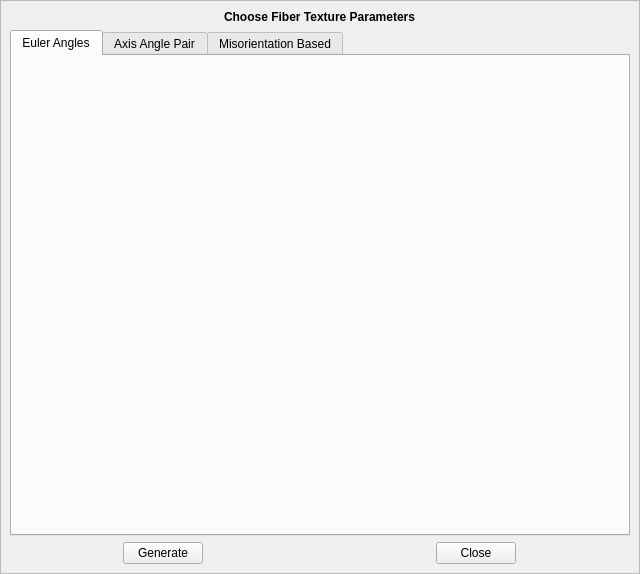
<?xml version="1.0" encoding="UTF-8"?>
<ui version="4.0">
 <class>FiberTexture</class>
 <widget class="QScrollArea" name="FiberTexture">
  <property name="windowModality">
   <enum>Qt::ApplicationModal</enum>
  </property>
  <property name="geometry">
   <rect>
    <x>0</x>
    <y>0</y>
    <width>640</width>
    <height>574</height>
   </rect>
  </property>
  <property name="windowTitle">
   <string>Fiber Texture Generator</string>
  </property>
  <property name="widgetResizable">
   <bool>true</bool>
  </property>
  <widget class="QWidget" name="scrollAreaWidgetContents">
   <property name="geometry">
    <rect>
     <x>0</x>
     <y>0</y>
     <width>638</width>
     <height>572</height>
    </rect>
   </property>
   <layout class="QGridLayout" name="gridLayout">
    <item row="1" column="0" colspan="2">
     <widget class="QTabWidget" name="tabWidget_sheetTexture">
      <property name="enabled">
       <bool>true</bool>
      </property>
      <property name="tabPosition">
       <enum>QTabWidget::North</enum>
      </property>
      <property name="currentIndex">
       <number>0</number>
      </property>
      <widget class="QWidget" name="tab_21">
       <attribute name="title">
        <string>Euler Angles</string>
       </attribute>
      </widget>
      <widget class="QWidget" name="tab_22">
       <attribute name="title">
        <string>Axis Angle Pair</string>
       </attribute>
       <layout class="QGridLayout" name="gridLayout_13"/>
      </widget>
      <widget class="QWidget" name="tab_25">
       <attribute name="title">
        <string>Misorientation Based</string>
       </attribute>
       <layout class="QGridLayout" name="gridLayout_17"/>
      </widget>
     </widget>
    </item>
    <item row="2" column="0" alignment="Qt::AlignHCenter">
     <widget class="QPushButton" name="pushButton">
      <property name="text">
       <string>Generate</string>
      </property>
     </widget>
    </item>
    <item row="2" column="1" alignment="Qt::AlignHCenter">
     <widget class="QPushButton" name="pushButton_2">
      <property name="text">
       <string>Close</string>
      </property>
     </widget>
    </item>
    <item row="0" column="0" colspan="2" alignment="Qt::AlignHCenter">
     <widget class="QLabel" name="label">
      <property name="font">
       <font>
        <weight>75</weight>
        <bold>true</bold>
       </font>
      </property>
      <property name="text">
       <string>Choose Fiber Texture Parameters</string>
      </property>
     </widget>
    </item>
   </layout>
  </widget>
 </widget>
 <resources/>
 <connections>
  <connection>
   <sender>pushButton_2</sender>
   <signal>clicked()</signal>
   <receiver>FiberTexture</receiver>
   <slot>close()</slot>
   <hints>
    <hint type="sourcelabel">
     <x>490</x>
     <y>552</y>
    </hint>
    <hint type="destinationlabel">
     <x>571</x>
     <y>551</y>
    </hint>
   </hints>
  </connection>
  <connection>
   <sender>pushButton</sender>
   <signal>clicked()</signal>
   <receiver>FiberTexture</receiver>
   <slot>TexGen()</slot>
   <hints>
    <hint type="sourcelabel">
     <x>150</x>
     <y>547</y>
    </hint>
    <hint type="destinationlabel">
     <x>66</x>
     <y>539</y>
    </hint>
   </hints>
  </connection>
 </connections>
 <slots>
  <slot>TexGen()</slot>
 </slots>
</ui>
